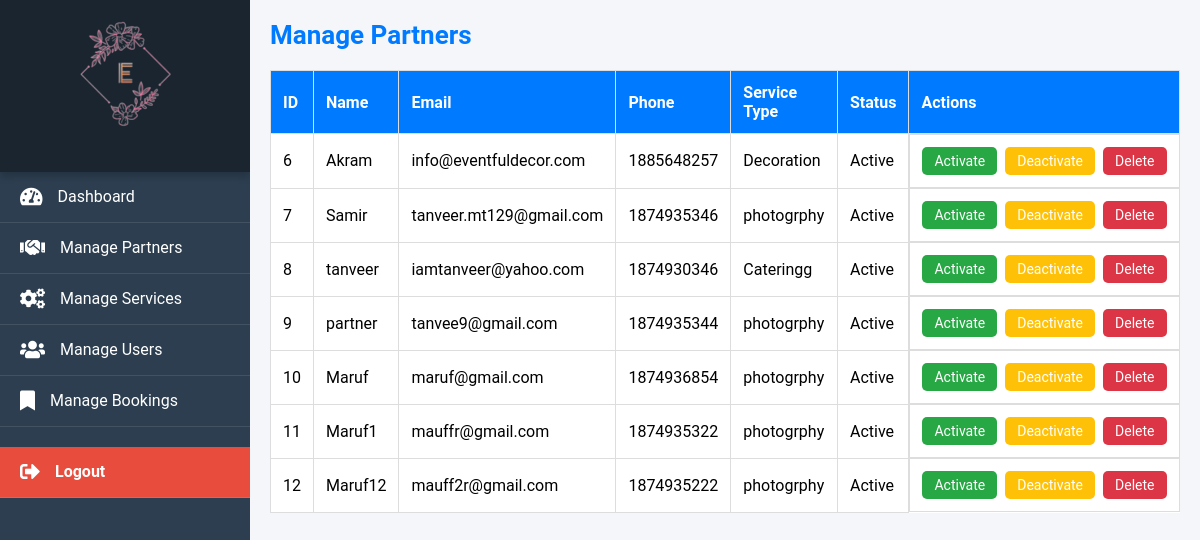
Screenshot of /manage_partners.php (signed in) with the database file from the repository.
### tables this page shows
CREATE TABLE `partners` (
  `partner_id` int(11) NOT NULL,
  `partner_name` varchar(255) DEFAULT NULL,
  `email` varchar(255) DEFAULT NULL,
  `contact_phone` varchar(15) NOT NULL,
  `service_type` varchar(255) NOT NULL,
  `description` text DEFAULT NULL,
  `status` enum('active','inactive') DEFAULT 'active',
  `created_at` timestamp NOT NULL DEFAULT current_timestamp(),
  `updated_at` timestamp NOT NULL DEFAULT current_timestamp() ON UPDATE current_timestamp(),
  `partner_pass` varchar(255) DEFAULT NULL
);

### manage_partners.php (the view, shortened to what this page needs)
<?php
require('db_config.php');
?>
<!DOCTYPE html>
<html lang="en">
<head>
</head>
<body>
    <?php include('sidebar.php'); ?>
    <div class="content">
        <h2>Manage Partners</h2>
        <table>
            <thead>
                <tr>
                    <th>ID</th>
                    <th>Name</th>
                    <th>Email</th>
                    <th>Phone</th>
                    <th>Service Type</th>
                    <th>Status</th>
                    <th class="actions">Actions</th>
                </tr>
            </thead>
            <tbody>
                <?php
                $query = "SELECT * FROM partners";
                $result = $con->query($query);
                while ($row = $result->fetch_assoc()) {
                    $status_display = ucfirst($row['status']);
                    echo "<tr>
                        <td>" . htmlspecialchars($row['partner_id']) . "</td>
                        <td>" . htmlspecialchars($row['partner_name']) . "</td>
                        <td>" . htmlspecialchars($row['email']) . "</td>
                        <td>" . htmlspecialchars($row['contact_phone']) . "</td>
                        <td>" . htmlspecialchars($row['service_type']) . "</td>
                        <td>" . $status_display . "</td>
                        <td class='actions'>
                            <a href='?update_status=active&id=" . $row['partner_id'] . "' class='action-btn approve-btn'>Activate</a>
                            <a href='?update_status=inactive&id=" . $row['partner_id'] . "' class='action-btn reject-btn'>Deactivate</a>
                            <a href='?delete_id=" . $row['partner_id'] . "' class='action-btn delete-btn' onclick='return confirm(\"Are you sure?\");'>Delete</a>
                        </td>
                    </tr>";
                }
                ?>
            </tbody>
        </table>
    </div>
</body>
</html>

### manage_partners.php (style rules this page uses)
body { margin: 0; font-family: Arial, sans-serif; background-color: #f4f7fa; }
.content { margin-left: 250px; padding: 20px; }
table { width: 100%; border-collapse: collapse; background-color: white; margin-top: 20px; }
table th, table td { padding: 12px; text-align: left; border: 1px solid #ddd; }
table th { background-color: #007bff; color: white; font-size: 16px; }
td.actions { display: flex; gap: 8px; }
.action-btn { padding: 6px 12px; text-decoration: none; color: white; border-radius: 5px; font-size: 14px; text-align: center; }
.delete-btn { background-color: #dc3545; }
.approve-btn { background-color: #28a745; }
.reject-btn { background-color: #ffc107; }
.content h2 { font-size: 26px; color: #007bff; margin-top: 0; }

### sidebar.php (style rules this page uses)
* { margin: 0; padding: 0; box-sizing: border-box; }
body { font-family: 'Roboto', Arial, sans-serif; background-color: #f4f6f9; }
.content { margin-left: 250px; padding: 20px; }

### rows the page displays
partners: partner_id "6", partner_name "Akram", email "info@eventfuldecor.com", contact_phone "1885648257", service_type "Decoration", status "Active"
partners: partner_id "7", partner_name "Samir", email "tanveer.mt129@gmail.com", contact_phone "1874935346", service_type "photogrphy", status "Active"
partners: partner_id "8", partner_name "tanveer", email "iamtanveer@yahoo.com", contact_phone "1874930346", service_type "Cateringg", status "Active"
partners: partner_id "9", partner_name "partner", email "tanvee9@gmail.com", contact_phone "1874935344", service_type "photogrphy", status "Active"
partners: partner_id "10", partner_name "Maruf", email "maruf@gmail.com", contact_phone "1874936854", service_type "photogrphy", status "Active"
partners: partner_id "11", partner_name "Maruf1", email "mauffr@gmail.com", contact_phone "1874935322", service_type "photogrphy", status "Active"
partners: partner_id "12", partner_name "Maruf12", email "mauff2r@gmail.com", contact_phone "1874935222", service_type "photogrphy", status "Active"
